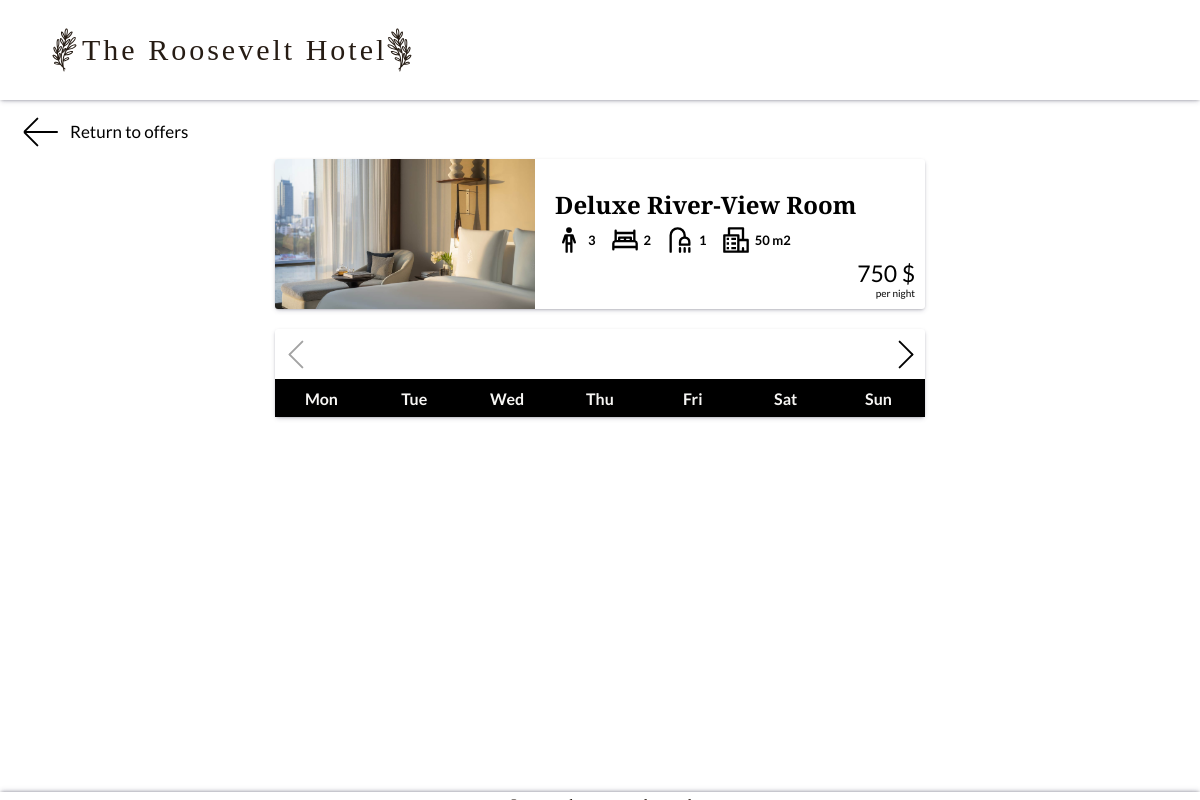
The app's page /rates.php?room-type=3 with its own data.
### tables this page shows
CREATE TABLE `room_type` (
  `room_id` tinyint(11) NOT NULL,
  `name` varchar(64) NOT NULL,
  `guests` tinyint(4) NOT NULL,
  `beds` tinyint(4) NOT NULL,
  `bathrooms` tinyint(4) NOT NULL,
  `size` smallint(4) NOT NULL COMMENT '[m2]',
  `price_per_night` decimal(10,0) NOT NULL COMMENT '[$]'
);

### rates.php (the view, shortened to what this page needs)
<?php
    require_once "php/config.php";
    $connection = new mysqli ($servername, $username, $password, $database);
    $query = "SELECT * FROM room_type WHERE room_id=".$_GET['room-type'];
    $result = $connection->query($query);
    $selectedRoom = $result->fetch_assoc();
?>
<!DOCTYPE html>
<html lang="en">
<head>
    <link rel="stylesheet" href="css/main.css">
    <link rel="stylesheet" href="css/rates.css">
</head>
<body>
    <header>
        <div class='header-bg'>
            <div class='header-logo-container'>
                <img src='images/ui/logo.svg'>
                <h1>The Roosevelt Hotel</h1>
                <img src='images/ui/logo2.svg'>
            </div>
        </div>
    </header>
    <main class='main-container'>
        <div class='main-section'>
            <div class='go-back' onclick='location.href="accomodation.php"'>
                <div class='arrow-back'>
                    <span></span>
                    <span></span>
                    <span></span>
                </div>
                <span>Return to offers</span>
            </div>
            <div class='content-section'>
                <div class='selected-room-info'>
                    <?php
                        $img = "images/accomodation/".$selectedRoom['room_id']."/1.jpg";
                        echo "<div class='room-photo'>
                            <img src='".$img."'>
                        </div>
                        <div class='description'>
                            <h5>".$selectedRoom['name']."</h5>
                            <div class='details'>
                                <span><img src='images/ui/people-svgrepo-com.svg'></img><span>".$selectedRoom['guests']."</span></span>
                                <span><img src='images/ui/bed-svgrepo-com.svg'></img><span>".$selectedRoom['beds']."</span></span>
                                <span><img src='images/ui/shower-svgrepo-com.svg'></img><span>".$selectedRoom['bathrooms']."</span></span>
                                <span><img src='images/ui/city-svgrepo-com.svg'></img><span>".$selectedRoom['size']." m2</span></span>
                            </div>
                            <span class='price'><span>".$selectedRoom['price_per_night']." $</span><span>per night</span></span>
                        </div>";
                    ?>
                </div>
                <div class='calendar-container'>
                    <div class='month-navigation'>
                        <div class='arrow-left inactive'>
                            <span></span>
                            <span></span>
                        </div>
                        <div class='arrow-right'>
                            <span></span>
                            <span></span>
                        </div>
                    </div>
                    <div class='calendar'>
                        <ul class='weekdays'>
                            <li>Mon</li>
                            <li>Tue</li>
                            <li>Wed</li>
                            <li>Thu</li>
                            <li>Fri</li>
                            <li>Sat</li>
                            <li>Sun</li>
                        </ul>
                    </div>
                </div>
            </div>
        </div>
        <footer>
        </footer>
    </main>
</body>
</html>

### css/main.css (style rules this page uses)
html { scroll-behavior: smooth; }
body { margin: 0; padding: 0; overflow-x: hidden; font-family: "Cormorant Garamond", serif; }
h2, h3, h4, h5, h6 { font-family: "Playfair Display", serif; }
* { margin: 0; padding: 0; -webkit-box-sizing: border-box; -moz-box-sizing: border-box; box-sizing: border-box; }
ul { list-style-type: none; }
.header-bg { background: rgb(255, 255, 255); box-shadow: rgba(50, 50, 93, 0.25) 0px 2px 5px -1px, rgba(0, 0, 0, 0.3) 0px 1px 3px -1px; position: fixed; display: flex; align-items: center; justify-content: space-between; width: 100%; padding-left: 40px; padding-right: 40px; padding-top: 15px; padding-bottom: 15px; z-index: 20; }
.header-logo-container { display: flex; align-items: center; height: 100%; color: #261c14; font-family: "Playfair Display", serif; cursor: pointer; -webkit-user-select: none; -moz-user-select: none; -ms-user-select: none; user-select: none; -webkit-animation: slide-in-left 0.7s cubic-bezier(0.25, 0.46, 0.45, 0.94) both; animation: slide-in-left 0.7s cubic-bezier(0.25, 0.46, 0.45, 0.94) both; }
.header-logo-container h1 { font-size: 30px; margin: 10px; font-weight: 500; letter-spacing: 3px; }
.header-logo-container img { height: 50px; margin-top: 10px; margin-bottom: 10px; margin-right: -18px; pointer-events: none; filter: brightness(0) saturate(100%) invert(7%) sepia(41%) saturate(606%) hue-rotate(345deg) brightness(100%) contrast(91%); }
.header-logo-container img:nth-child(3) { margin-right: 0px; margin-left: -22px; }
.main-container { height: 100vh; overflow: overlay; scroll-behavior: smooth; position: relative; }
.main-section { width: 100%; }
.main-section:nth-child(1) { overflow: hidden; margin-top: 100px; height: 75vh; }
.main-section:nth-child(1) .content-section { height: 100%; width: 100%; background-size: cover; background-repeat: no-repeat; background-position: center center; -webkit-box-shadow: inset 0px 0px 100px 0px rgba(0, 0, 0, 0.7); -moz-box-shadow: inset 0px 0px 100px 0px rgba(0, 0, 0, 0.7); box-shadow: inset 0px 0px 100px 0px rgba(0, 0, 0, 0.7); -webkit-animation: kenburns-top 1.4s ease-out both; animation: kenburns-top 1.4s ease-out both; }
footer { position: absolute; width: 100%; padding: 5px; color: #261c14; display: flex; justify-content: center; align-items: center; background: white; box-shadow: rgba(50, 50, 93, 0.25) 0px -2px 5px -1px, rgba(0, 0, 0, 0.3) 0px -1px 3px -1px; z-index: 10; }

### records on screen
room_type: name "Deluxe River-View Room", guests "3", beds "2", bathrooms "1", size "50", price_per_night "750"
